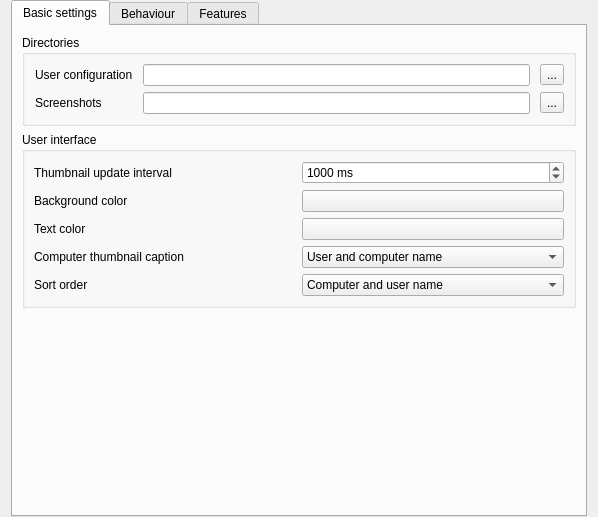
<?xml version="1.0" encoding="UTF-8"?>
<ui version="4.0">
 <class>MasterConfigurationPage</class>
 <widget class="QWidget" name="MasterConfigurationPage">
  <property name="geometry">
   <rect>
    <x>0</x>
    <y>0</y>
    <width>598</width>
    <height>517</height>
   </rect>
  </property>
  <layout class="QVBoxLayout" name="verticalLayout_6">
   <property name="topMargin">
    <number>0</number>
   </property>
   <property name="bottomMargin">
    <number>0</number>
   </property>
   <item>
    <widget class="QTabWidget" name="tabWidget">
     <property name="currentIndex">
      <number>0</number>
     </property>
     <widget class="QWidget" name="tab">
      <attribute name="title">
       <string>Basic settings</string>
      </attribute>
      <layout class="QVBoxLayout" name="verticalLayout_2">
       <item>
        <widget class="QGroupBox" name="groupBox">
         <property name="title">
          <string>Directories</string>
         </property>
         <layout class="QGridLayout" name="gridLayout_3">
          <property name="leftMargin">
           <number>10</number>
          </property>
          <property name="horizontalSpacing">
           <number>10</number>
          </property>
          <item row="0" column="2">
           <widget class="QToolButton" name="openUserConfigurationDirectory">
            <property name="text">
             <string>...</string>
            </property>
            <property name="icon">
             <iconset resource="../../core/resources/core.qrc">
              <normaloff>:/core/document-open.png</normaloff>:/core/document-open.png</iconset>
            </property>
           </widget>
          </item>
          <item row="0" column="0">
           <widget class="QLabel" name="label_2">
            <property name="text">
             <string>User configuration</string>
            </property>
           </widget>
          </item>
          <item row="0" column="1">
           <widget class="QLineEdit" name="userConfigurationDirectory"/>
          </item>
          <item row="1" column="0">
           <widget class="QLabel" name="label">
            <property name="text">
             <string>Screenshots</string>
            </property>
           </widget>
          </item>
          <item row="1" column="1">
           <widget class="QLineEdit" name="screenshotDirectory"/>
          </item>
          <item row="1" column="2">
           <widget class="QToolButton" name="openScreenshotDirectory">
            <property name="text">
             <string>...</string>
            </property>
            <property name="icon">
             <iconset resource="../../core/resources/core.qrc">
              <normaloff>:/core/document-open.png</normaloff>:/core/document-open.png</iconset>
            </property>
           </widget>
          </item>
         </layout>
        </widget>
       </item>
       <item>
        <widget class="QGroupBox" name="groupBox_4">
         <property name="title">
          <string>User interface</string>
         </property>
         <layout class="QGridLayout" name="gridLayout_2">
          <item row="2" column="0">
           <widget class="QLabel" name="label_9">
            <property name="text">
             <string>Text color</string>
            </property>
           </widget>
          </item>
          <item row="3" column="1">
           <widget class="QComboBox" name="computerDisplayRoleContent">
            <item>
             <property name="text">
              <string>User and computer name</string>
             </property>
            </item>
            <item>
             <property name="text">
              <string>Only user name</string>
             </property>
            </item>
            <item>
             <property name="text">
              <string>Only computer name</string>
             </property>
            </item>
           </widget>
          </item>
          <item row="3" column="0">
           <widget class="QLabel" name="label_8">
            <property name="text">
             <string>Computer thumbnail caption</string>
            </property>
           </widget>
          </item>
          <item row="0" column="1">
           <widget class="QSpinBox" name="computerMonitoringUpdateInterval">
            <property name="suffix">
             <string> ms</string>
            </property>
            <property name="minimum">
             <number>250</number>
            </property>
            <property name="maximum">
             <number>60000</number>
            </property>
            <property name="singleStep">
             <number>250</number>
            </property>
            <property name="value">
             <number>1000</number>
            </property>
           </widget>
          </item>
          <item row="2" column="1">
           <widget class="QPushButton" name="computerMonitoringTextColor"/>
          </item>
          <item row="1" column="1">
           <widget class="QPushButton" name="computerMonitoringBackgroundColor"/>
          </item>
          <item row="1" column="0">
           <widget class="QLabel" name="label_6">
            <property name="text">
             <string>Background color</string>
            </property>
           </widget>
          </item>
          <item row="0" column="0">
           <widget class="QLabel" name="label_7">
            <property name="text">
             <string>Thumbnail update interval</string>
            </property>
           </widget>
          </item>
          <item row="4" column="0">
           <widget class="QLabel" name="label_10">
            <property name="text">
             <string>Sort order</string>
            </property>
           </widget>
          </item>
          <item row="4" column="1">
           <widget class="QComboBox" name="computerMonitoringSortOrder">
            <item>
             <property name="text">
              <string>Computer and user name</string>
             </property>
            </item>
            <item>
             <property name="text">
              <string>Only user name</string>
             </property>
            </item>
            <item>
             <property name="text">
              <string>Only computer name</string>
             </property>
            </item>
           </widget>
          </item>
         </layout>
        </widget>
       </item>
       <item>
        <spacer name="verticalSpacer">
         <property name="orientation">
          <enum>Qt::Vertical</enum>
         </property>
         <property name="sizeHint" stdset="0">
          <size>
           <width>20</width>
           <height>10</height>
          </size>
         </property>
        </spacer>
       </item>
      </layout>
     </widget>
     <widget class="QWidget" name="tab_3">
      <attribute name="title">
       <string>Behaviour</string>
      </attribute>
      <layout class="QVBoxLayout" name="verticalLayout_4">
       <item>
        <widget class="QGroupBox" name="groupBox_2">
         <property name="title">
          <string>Program start</string>
         </property>
         <layout class="QVBoxLayout" name="verticalLayout_3">
          <item>
           <widget class="QCheckBox" name="accessControlForMasterEnabled">
            <property name="text">
             <string>Perform access control</string>
            </property>
           </widget>
          </item>
          <item>
           <widget class="QCheckBox" name="autoSelectCurrentLocation">
            <property name="text">
             <string>Automatically select current location</string>
            </property>
           </widget>
          </item>
          <item>
           <widget class="QCheckBox" name="autoAdjustGridSize">
            <property name="text">
             <string>Automatically adjust computer thumbnail size</string>
            </property>
           </widget>
          </item>
          <item>
           <widget class="QCheckBox" name="autoOpenComputerSelectPanel">
            <property name="text">
             <string>Automatically open computer select panel</string>
            </property>
           </widget>
          </item>
         </layout>
        </widget>
       </item>
       <item>
        <widget class="QGroupBox" name="groupBox_6">
         <property name="title">
          <string>Computer locations</string>
         </property>
         <layout class="QVBoxLayout" name="verticalLayout_5">
          <item>
           <widget class="QCheckBox" name="showCurrentLocationOnly">
            <property name="text">
             <string>Show current location only</string>
            </property>
           </widget>
          </item>
          <item>
           <widget class="QCheckBox" name="allowAddingHiddenLocations">
            <property name="enabled">
             <bool>false</bool>
            </property>
            <property name="text">
             <string>Allow adding hidden locations manually</string>
            </property>
           </widget>
          </item>
          <item>
           <widget class="QCheckBox" name="localComputerHidden">
            <property name="text">
             <string>Hide local computer</string>
            </property>
           </widget>
          </item>
          <item>
           <widget class="QCheckBox" name="hideEmptyLocations">
            <property name="text">
             <string>Hide empty locations</string>
            </property>
           </widget>
          </item>
          <item>
           <widget class="QCheckBox" name="computerFilterHidden">
            <property name="text">
             <string>Hide computer filter field</string>
            </property>
           </widget>
          </item>
         </layout>
        </widget>
       </item>
       <item>
        <widget class="QGroupBox" name="groupBox_3">
         <property name="title">
          <string>Modes and features</string>
         </property>
         <layout class="QGridLayout" name="gridLayout" columnstretch="0,0">
          <item row="0" column="0" colspan="2">
           <widget class="QCheckBox" name="enforceSelectedModeForClients">
            <property name="text">
             <string>Enforce selected mode for client computers</string>
            </property>
           </widget>
          </item>
          <item row="1" column="0" colspan="2">
           <widget class="QCheckBox" name="confirmUnsafeActions">
            <property name="toolTip">
             <string>Actions such as rebooting or powering down computers</string>
            </property>
            <property name="text">
             <string>Show confirmation dialog for potentially unsafe actions</string>
            </property>
           </widget>
          </item>
          <item row="2" column="1">
           <widget class="QComboBox" name="computerDoubleClickFeature"/>
          </item>
          <item row="2" column="0">
           <widget class="QLabel" name="label_3">
            <property name="text">
             <string>Feature on computer double click:</string>
            </property>
           </widget>
          </item>
         </layout>
        </widget>
       </item>
       <item>
        <spacer name="verticalSpacer_2">
         <property name="orientation">
          <enum>Qt::Vertical</enum>
         </property>
         <property name="sizeHint" stdset="0">
          <size>
           <width>20</width>
           <height>10</height>
          </size>
         </property>
        </spacer>
       </item>
      </layout>
     </widget>
     <widget class="QWidget" name="tab_2">
      <attribute name="title">
       <string>Features</string>
      </attribute>
      <layout class="QVBoxLayout" name="verticalLayout">
       <item>
        <layout class="QGridLayout" name="gridLayout_6">
         <item row="0" column="0">
          <widget class="QLabel" name="label_4">
           <property name="text">
            <string>All features</string>
           </property>
          </widget>
         </item>
         <item row="0" column="2">
          <widget class="QLabel" name="label_5">
           <property name="text">
            <string>Disabled features</string>
           </property>
          </widget>
         </item>
         <item row="1" column="0">
          <widget class="QListWidget" name="allFeaturesListWidget"/>
         </item>
         <item row="1" column="1">
          <layout class="QVBoxLayout" name="verticalLayout_18">
           <item>
            <spacer name="verticalSpacer_15">
             <property name="orientation">
              <enum>Qt::Vertical</enum>
             </property>
             <property name="sizeHint" stdset="0">
              <size>
               <width>20</width>
               <height>40</height>
              </size>
             </property>
            </spacer>
           </item>
           <item>
            <widget class="QToolButton" name="disableFeatureButton">
             <property name="text">
              <string>...</string>
             </property>
             <property name="icon">
              <iconset resource="../resources/configurator.qrc">
               <normaloff>:/configurator/go-next.png</normaloff>:/configurator/go-next.png</iconset>
             </property>
            </widget>
           </item>
           <item>
            <widget class="QToolButton" name="enableFeatureButton">
             <property name="text">
              <string>...</string>
             </property>
             <property name="icon">
              <iconset resource="../resources/configurator.qrc">
               <normaloff>:/configurator/go-previous.png</normaloff>:/configurator/go-previous.png</iconset>
             </property>
            </widget>
           </item>
           <item>
            <spacer name="verticalSpacer_16">
             <property name="orientation">
              <enum>Qt::Vertical</enum>
             </property>
             <property name="sizeHint" stdset="0">
              <size>
               <width>20</width>
               <height>40</height>
              </size>
             </property>
            </spacer>
           </item>
          </layout>
         </item>
         <item row="1" column="2">
          <widget class="QListWidget" name="disabledFeaturesListWidget"/>
         </item>
        </layout>
       </item>
      </layout>
     </widget>
    </widget>
   </item>
  </layout>
 </widget>
 <tabstops>
  <tabstop>tabWidget</tabstop>
  <tabstop>userConfigurationDirectory</tabstop>
  <tabstop>screenshotDirectory</tabstop>
  <tabstop>openUserConfigurationDirectory</tabstop>
  <tabstop>openScreenshotDirectory</tabstop>
  <tabstop>computerMonitoringUpdateInterval</tabstop>
  <tabstop>computerMonitoringBackgroundColor</tabstop>
  <tabstop>computerMonitoringTextColor</tabstop>
  <tabstop>computerDisplayRoleContent</tabstop>
  <tabstop>computerMonitoringSortOrder</tabstop>
  <tabstop>accessControlForMasterEnabled</tabstop>
  <tabstop>autoSelectCurrentLocation</tabstop>
  <tabstop>autoAdjustGridSize</tabstop>
  <tabstop>autoOpenComputerSelectPanel</tabstop>
  <tabstop>showCurrentLocationOnly</tabstop>
  <tabstop>allowAddingHiddenLocations</tabstop>
  <tabstop>localComputerHidden</tabstop>
  <tabstop>hideEmptyLocations</tabstop>
  <tabstop>computerFilterHidden</tabstop>
  <tabstop>enforceSelectedModeForClients</tabstop>
  <tabstop>computerDoubleClickFeature</tabstop>
  <tabstop>allFeaturesListWidget</tabstop>
  <tabstop>disableFeatureButton</tabstop>
  <tabstop>enableFeatureButton</tabstop>
  <tabstop>disabledFeaturesListWidget</tabstop>
 </tabstops>
 <resources>
  <include location="../../core/resources/core.qrc"/>
  <include location="../resources/configurator.qrc"/>
 </resources>
 <connections>
  <connection>
   <sender>showCurrentLocationOnly</sender>
   <signal>toggled(bool)</signal>
   <receiver>allowAddingHiddenLocations</receiver>
   <slot>setEnabled(bool)</slot>
   <hints>
    <hint type="sourcelabel">
     <x>380</x>
     <y>343</y>
    </hint>
    <hint type="destinationlabel">
     <x>380</x>
     <y>389</y>
    </hint>
   </hints>
  </connection>
  <connection>
   <sender>allFeaturesListWidget</sender>
   <signal>doubleClicked(QModelIndex)</signal>
   <receiver>MasterConfigurationPage</receiver>
   <slot>disableFeature()</slot>
   <hints>
    <hint type="sourcelabel">
     <x>224</x>
     <y>682</y>
    </hint>
    <hint type="destinationlabel">
     <x>444</x>
     <y>413</y>
    </hint>
   </hints>
  </connection>
  <connection>
   <sender>disabledFeaturesListWidget</sender>
   <signal>doubleClicked(QModelIndex)</signal>
   <receiver>MasterConfigurationPage</receiver>
   <slot>enableFeature()</slot>
   <hints>
    <hint type="sourcelabel">
     <x>664</x>
     <y>682</y>
    </hint>
    <hint type="destinationlabel">
     <x>444</x>
     <y>413</y>
    </hint>
   </hints>
  </connection>
  <connection>
   <sender>disableFeatureButton</sender>
   <signal>clicked()</signal>
   <receiver>MasterConfigurationPage</receiver>
   <slot>disableFeature()</slot>
   <hints>
    <hint type="sourcelabel">
     <x>461</x>
     <y>723</y>
    </hint>
    <hint type="destinationlabel">
     <x>444</x>
     <y>413</y>
    </hint>
   </hints>
  </connection>
  <connection>
   <sender>enableFeatureButton</sender>
   <signal>clicked()</signal>
   <receiver>MasterConfigurationPage</receiver>
   <slot>enableFeature()</slot>
   <hints>
    <hint type="sourcelabel">
     <x>461</x>
     <y>766</y>
    </hint>
    <hint type="destinationlabel">
     <x>444</x>
     <y>413</y>
    </hint>
   </hints>
  </connection>
 </connections>
 <slots>
  <slot>enableFeature()</slot>
  <slot>disableFeature()</slot>
 </slots>
</ui>
